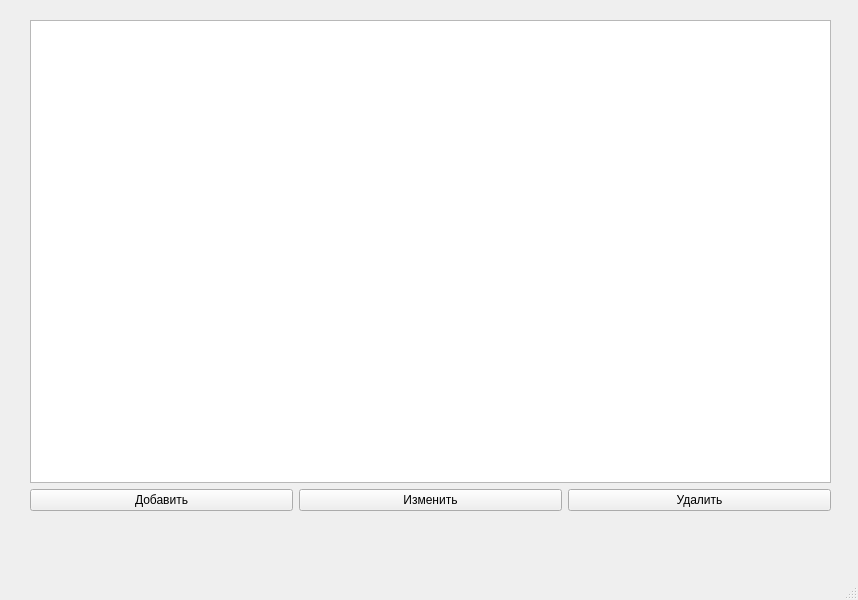
<?xml version="1.0" encoding="UTF-8"?>
<ui version="4.0">
 <class>MainWindow</class>
 <widget class="QMainWindow" name="MainWindow">
  <property name="geometry">
   <rect>
    <x>0</x>
    <y>0</y>
    <width>858</width>
    <height>600</height>
   </rect>
  </property>
  <property name="windowTitle">
   <string>SeriesEditor</string>
  </property>
  <widget class="QWidget" name="centralwidget">
   <widget class="QWidget" name="verticalLayoutWidget">
    <property name="geometry">
     <rect>
      <x>30</x>
      <y>20</y>
      <width>801</width>
      <height>491</height>
     </rect>
    </property>
    <layout class="QVBoxLayout" name="verticalLayout">
     <item>
      <widget class="QTableWidget" name="tableWidget">
       <attribute name="horizontalHeaderDefaultSectionSize">
        <number>105</number>
       </attribute>
       <attribute name="horizontalHeaderStretchLastSection">
        <bool>true</bool>
       </attribute>
       <attribute name="verticalHeaderStretchLastSection">
        <bool>false</bool>
       </attribute>
      </widget>
     </item>
     <item>
      <layout class="QHBoxLayout" name="horizontalLayout">
       <item>
        <widget class="QPushButton" name="pushButton_4">
         <property name="text">
          <string>Добавить</string>
         </property>
        </widget>
       </item>
       <item>
        <widget class="QPushButton" name="pushButton_2">
         <property name="text">
          <string>Изменить</string>
         </property>
        </widget>
       </item>
       <item>
        <widget class="QPushButton" name="pushButton_3">
         <property name="text">
          <string>Удалить</string>
         </property>
        </widget>
       </item>
      </layout>
     </item>
    </layout>
   </widget>
  </widget>
  <widget class="QMenuBar" name="menubar">
   <property name="geometry">
    <rect>
     <x>0</x>
     <y>0</y>
     <width>858</width>
     <height>21</height>
    </rect>
   </property>
  </widget>
  <widget class="QStatusBar" name="statusbar"/>
 </widget>
 <resources/>
 <connections/>
</ui>
